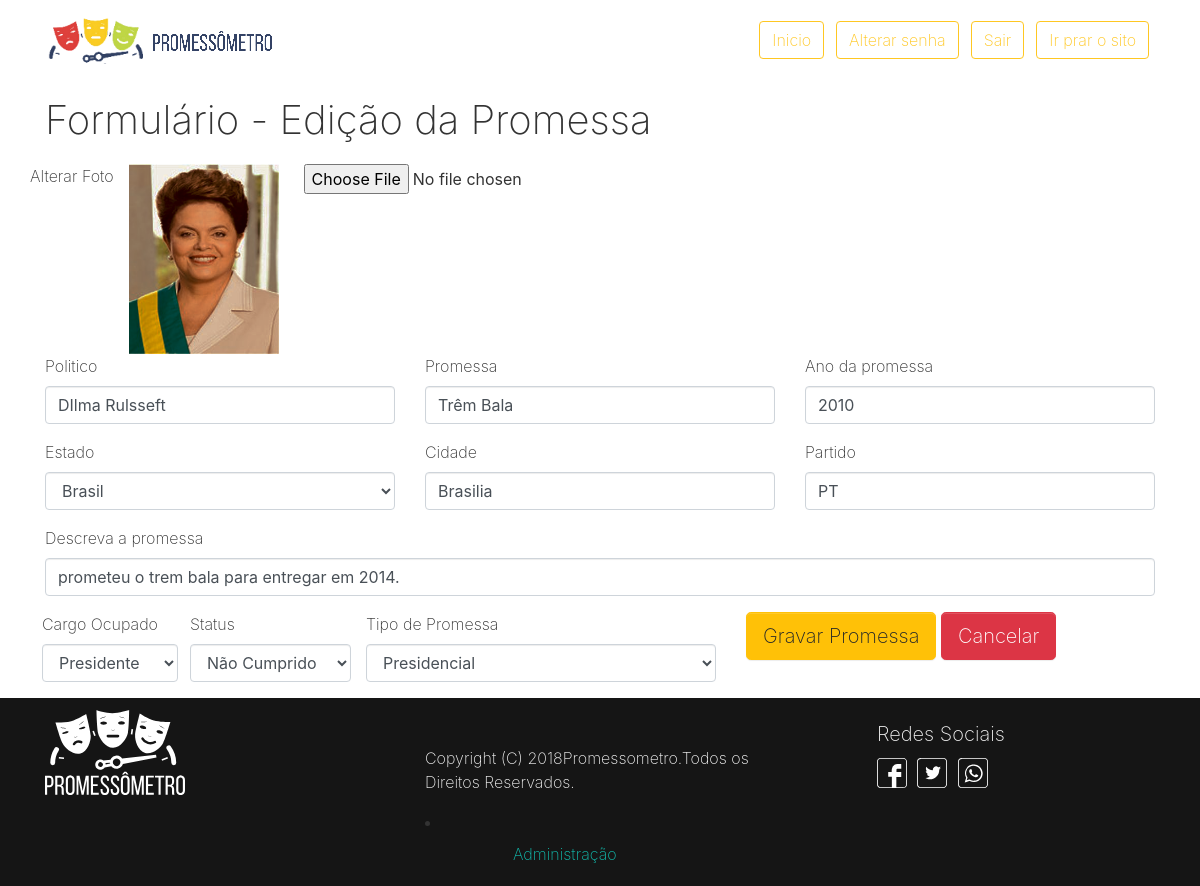
The app's page /editar.php?id=2 (signed in) with its own data.
### tables this page shows
CREATE TABLE IF NOT EXISTS `tab_promessas` (
  `id` int(11) NOT NULL AUTO_INCREMENT,
  `tipopromessa` varchar(100) NOT NULL,
  `cargopromessa` varchar(50) NOT NULL,
  `partido_politico` varchar(15) NOT NULL,
  `nomepolitico` varchar(100) DEFAULT NULL,
  `nomepromessa` varchar(150) NOT NULL,
  `detalhepromessa` varchar(500) NOT NULL,
  `anopromessa` year(4) NOT NULL,
  `estadopromessa` varchar(2) NOT NULL,
  `cidadepromessa` varchar(100) NOT NULL,
  `status` varchar(100) DEFAULT NULL,
  `foto` varchar(200) DEFAULT NULL,
  `data_cadastro` timestamp NULL DEFAULT CURRENT_TIMESTAMP,
  `data_alteracao` timestamp NULL DEFAULT CURRENT_TIMESTAMP,
  PRIMARY KEY (`id`)
);

### editar.php (called while the page is built, shortened)
<?php
	include('header.php');
 	include 'pages/editar.php';
	include('footer.php');

### pages/editar.php (the view, shortened to what this page needs)
<?php
$id_cliente = (isset($_GET['id'])) ? $_GET['id'] : '';
if (!empty($id_cliente) && is_numeric($id_cliente)):
	$conexao = conexao::getInstance();
	$sql = 'SELECT id, tipopromessa, nomepolitico,cargopromessa, partido_politico, nomepromessa, detalhepromessa, anopromessa, estadopromessa, cidadepromessa, status, foto FROM tab_promessas WHERE id = :id';
	$stm = $conexao->prepare($sql);
	$stm->bindValue(':id', $id_cliente);
	$stm->execute();
	$cliente = $stm->fetch(PDO::FETCH_OBJ);
endif;
?>
<body>
	<div class='container'>
		<fieldset>
			<legend><h1>Formulário - Edição da Promessa</h1></legend>
			<?php if(empty($cliente)):?>
				<h3 class="text-center text-danger">Cliente não encontrado!</h3>
			<?php else: ?>
				<form action="action_prome.php" method="post" id='form-contato' enctype='multipart/form-data'>
					<div class="row">
						<label for="nome">Alterar Foto</label>
				      	<div class="col-md-2">
						    <a href="#" class="thumbnail">
						      <img src="fotos/<?=$cliente->foto?>" height="190" width="150" id="foto-cliente">
						    </a>
					  	</div>
					  	<input type="file" name="foto" id="foto" value="foto" >
				  	</div>
                    <div class="row">
                    <div class="form-group col-lg-4">
			      <label for="nomepolitico">Politico</label>
			      <input type="text" class="form-control" id="nomepolitico" name="nomepolitico" value="<?=$cliente->nomepolitico?>" placeholder="Infome o politico">
			    </div>
				    <div class="form-group col-lg-4">
			      <label for="nomepromessa">Promessa</label>
			      <input type="text" size="25"class="form-control" id="nomepromessa" name="nomepromessa" value="<?=$cliente->nomepromessa?>"  placeholder="Infome o nome da promessa">
			    </div>
                <div class="form-group col-lg-4">
			      <label for="anopromessa">Ano da promessa</label>
			      <input type="text" class="form-control" id="anopromessa" name="anopromessa" value="<?=$cliente->anopromessa?>" placeholder="Infome o ano da campanha">
			    </div>
                <div class="form-group col-lg-4">
			      <label for="estadopromessa">Estado</label>
											<select class="form-control" name="estadopromessa" >
											 <option value="BR">Brasil</option>
											</select>
			    </div>
                <div class="form-group col-lg-4">
			      <label for="cidadepromessa">Cidade</label>
					<input type="text" class="form-control" id="cidadepromessa" name="cidadepromessa" value="<?=$cliente->cidadepromessa?>" placeholder="Infome a cidade">
			    </div>
				<div class="form-group col-lg-4">
			      <label for="patido_politico">Partido</label>
			      <input type="text" class="form-control" id="patido_politico" name="partido_politico" value="<?=$cliente->partido_politico?>" placeholder="Informe o partido ">
			    </div>
                    <div class="form-group col-lg-12">
					<label for="detalhepromessa">Descreva a promessa</label>
                    <input  type="text" class="form-control" id="detalhepromessa"  name="detalhepromessa" value="<?=$cliente->detalhepromessa?>"></input>
                     </div>
                     <div class="form-group clo-lg-4 mx-2">
				      <label for="cargopromessa">Cargo Ocupado</label>
				      <select class="form-control" name="cargopromessa" id="cargopromessa">
					    <option value="<?=$cliente->cargopromessa?>"><?=$cliente->cargopromessa?></option>
					  </select>
				    </div>
						<div class="form-group clo-lg-4">
				      <label for="status">Status</label>
				      <select class="form-control" name="status" id="status">
					    <option value="<?=$cliente->status?>"><?=$cliente->status?></option>
					  </select>
				    </div>
                <div class="form-group col-lg-4">
			      <label for="tipopromessa">Tipo de Promessa</label>
			      <select class="form-control" name="tipopromessa" id="tipopromessa">
				    <option value="<?=$cliente->tipopromessa?>"><?=$cliente->tipopromessa?></option>
				  </select>
			    </div>
						 <div class="form-group col-lg-4">
				    <button type="submit" class="btn btn-warning btn-lg" id='botao'>
				      Gravar Promessa
				    </button>
				    <a href='painel.php' class="btn btn-danger btn-lg">Cancelar</a>
						</div>
				</form>
			<?php endif; ?>
		</fieldset>
	</div>
</body>

### records on screen
tab_promessas: foto (picture), nomepolitico "DIlma Rulsseft", nomepromessa "Trêm Bala", anopromessa "2010", cidadepromessa "Brasilia", partido_politico "PT", detalhepromessa "prometeu o trem bala para entregar em 2014.", cargopromessa "Presidente", status "Não Cumprido", tipopromessa "Presidencial"
